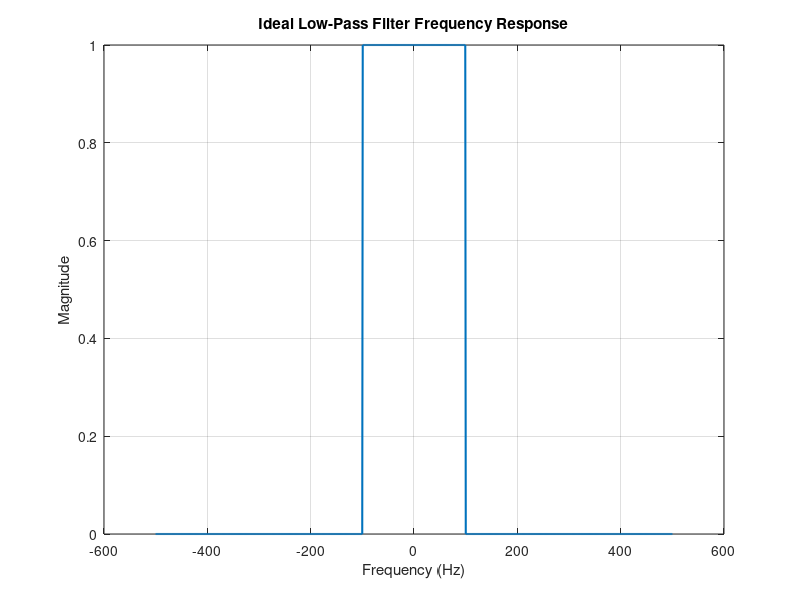
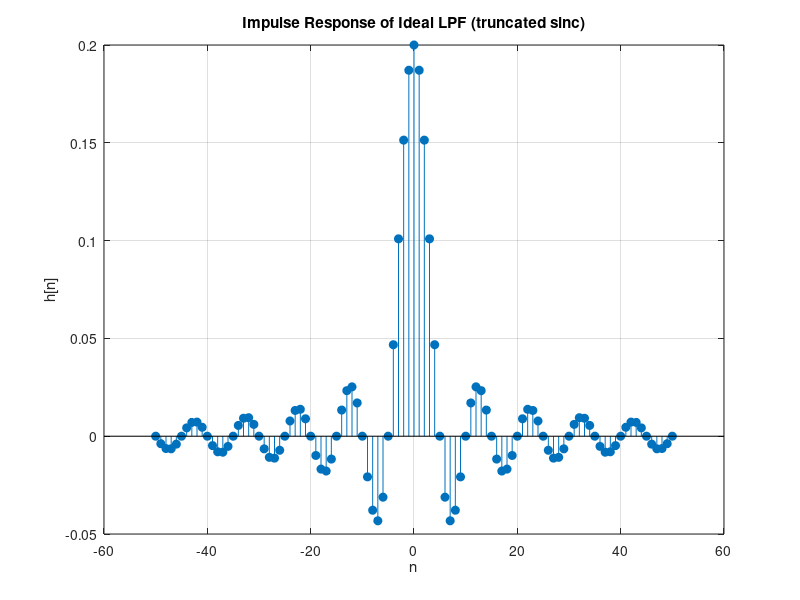
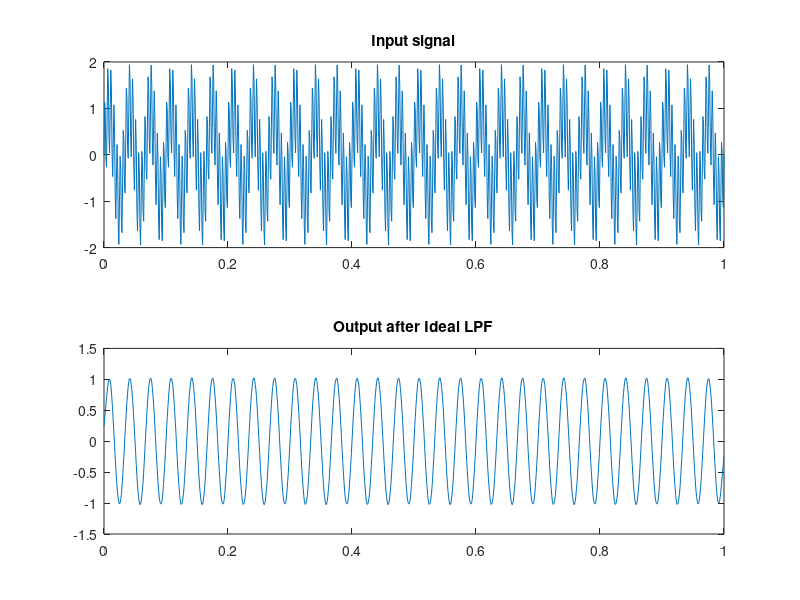

Write the MATLAB code that produced these figures, in order.
% Parameters
fs   = 1000;    % Sampling frequency (Hz)
N    = 1024;    % Number of frequency points
fc   = 100;     % Cutoff frequency (Hz)

f = linspace(-fs/2, fs/2, N);   % Frequency axis
H = double(abs(f) <= fc);       % Ideal LPF response (brick-wall)

% Plot frequency response
figure;
plot(f, H, 'LineWidth', 1.5);
xlabel('Frequency (Hz)');
ylabel('Magnitude');
title('Ideal Low-Pass Filter Frequency Response');
grid on;


% Time axis
n = -50:50;   % Truncated to finite length
h = 2*fc/fs * sinc(2*fc/fs * n);

% Plot impulse response
figure;
stem(n,h,'filled');
xlabel('n');
ylabel('h[n]');
title('Impulse Response of Ideal LPF (truncated sinc)');
grid on;

% Example input: sinusoid + noise
t = 0:1/fs:1;
x = sin(2*pi*30*t) + sin(2*pi*200*t); % 30 Hz (keep), 200 Hz (remove)

% Apply ideal LPF via convolution
y = conv(x, h, 'same');
%y = conv(x, h);

figure;
subplot(2,1,1); plot(t,x); title('Input signal');
subplot(2,1,2); plot(t,y); title('Output after Ideal LPF');
